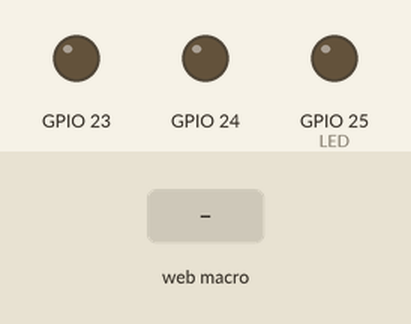
Recording of a program running on a simulated Raspberry Pi (BCM pin numbers). Parts: output pins drawn as LEDs (lit = HIGH). The inputs (shaded band) are chosen by the test bench. The WebIOPi server calls setup() once and loop() repeatedly.

Above: at 1.2 s.
1.3 s: macro led_on called from the web page (any arguments are "1")
At 2.3 s:
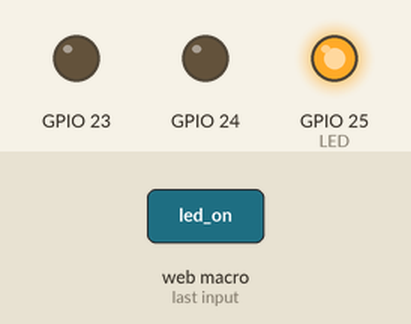
2.8 s: macro led_off called from the web page (any arguments are "1")
At 3.5 s:
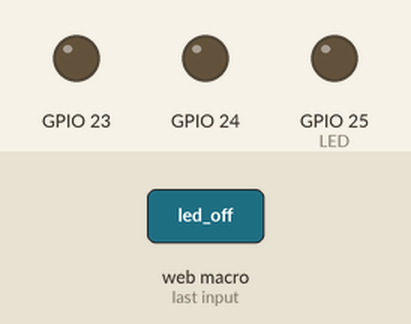
Timing chart, 0 to 5.8 s (numbered marks = the images above; inputs shaded):
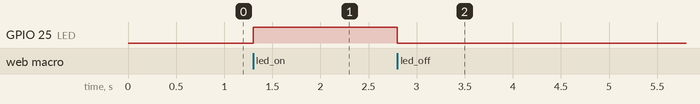

The program:

webcontrol.py
```python
import webiopi

webiopi.setDebug()

GPIO = webiopi.GPIO

LED=25
SERVO_TILT=23
SERVO_PAN=24

def setup():
    webiopi.debug("Script with macros - Setup")
    GPIO.setFunction(LED, GPIO.OUT)
    GPIO.setFunction(SERVO_TILT, GPIO.PWM)
    GPIO.setFunction(SERVO_PAN, GPIO.PWM)
    GPIO.output(LED, GPIO.LOW)

def loop():
    webiopi.sleep(1)

def destroy():
    webiopi.debug("Script with macros - Destroy")
    GPIO.setFunction(LED, GPIO.IN)
    GPIO.setFunction(SERVO_TILT, GPIO.IN)
    GPIO.setFunction(SERVO_PAN, GPIO.IN)

@webiopi.macro
def led_on():
    GPIO.output(LED, GPIO.HIGH)

@webiopi.macro
def led_off():
    GPIO.output(LED, GPIO.LOW)
```

Measured:
- after the input at 1.3 s, GPIO 25 (LED): LOW → HIGH at once
- after the input at 2.8 s, GPIO 25 (LED): HIGH → LOW at once
